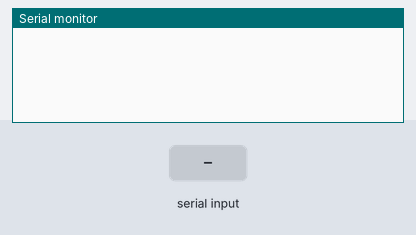
The sketch below on a simulated Arduino Uno, built with avr-gcc and run on an emulated ATmega328P. Parts: the last lines printed to the serial monitor. The inputs (shaded band) are chosen by the test bench.

Above: at 1.2 s.
1.3 s: "1\n" received over the second serial link
At 3.5 s:
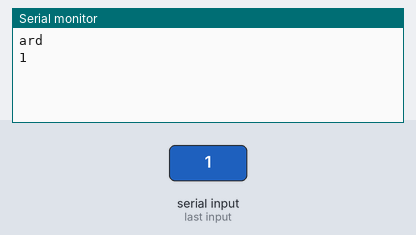
3.8 s: "0\n" received over the second serial link
At 4.6 s:
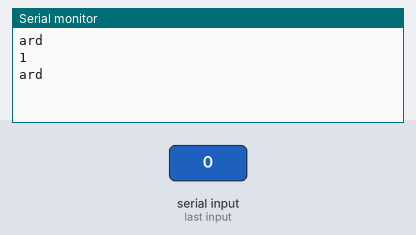

Measured:
- after the input at 1.3 s, the serial monitor: prints a new line at once (image 1)

The sketch:

arduino_esp.ino
```cpp
#include "SoftwareSerial.h"
SoftwareSerial mySerial (5,6);  //rx tx

void setup() {
  // put your setup code here, to run once:
Serial.begin(9600);
mySerial.begin(9600);
}

void loop() {
  // put your main code here, to run repeatedly:
  while (mySerial.available() > 0)
{
  Serial.print("ard\n");
  String msg = mySerial.readStringUntil("\n");
  Serial.println(msg);
}
if(Serial.available() > 0)
{
  String msg1 =Serial.readString();
  mySerial.print(msg1);
}
}
```
